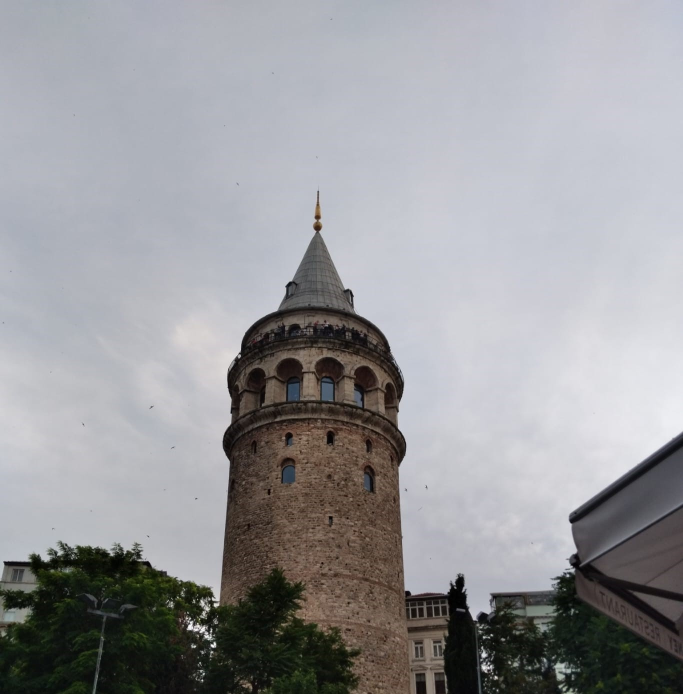
#> input picture Image processing/Image Processing - opnecv/Görüntü İşleme - spyder/Galata.jpeg, 1366 x 1388 px (shown at 1/2 size)
$ python 'resim_histogram_eşitleme.py'
#> lines starting #> are read from the running program, lines starting #| are printed output that depends on the picture
import cv2
import matplotlib.pyplot as plt

resim = cv2.imread("Galata.jpeg", 0)  # Gri renkte resmi yükle
#> resim: shape (1388, 1366); min 0, max 255, mean 152.5
resim = cv2.resize(resim, (646, 756))
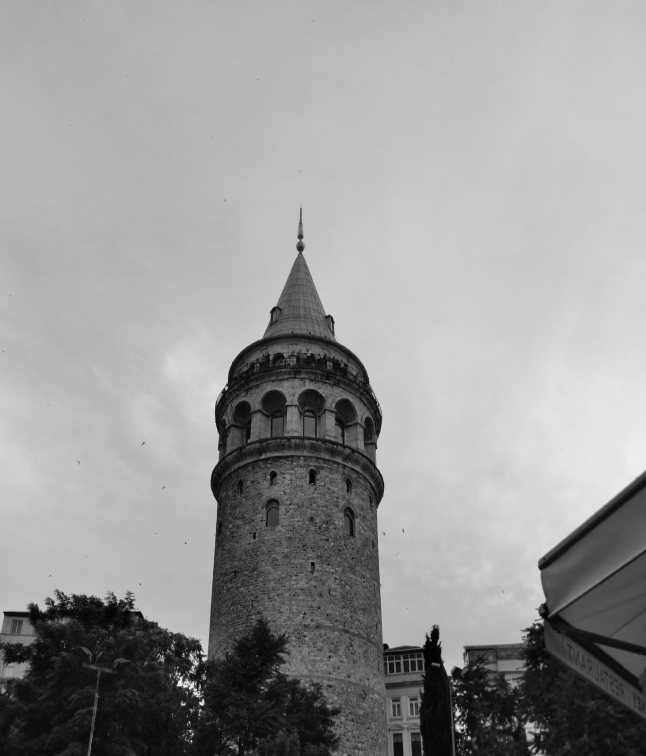
#> resim: shape (756, 646); min 0, max 251, mean 152.5

# Histogram eşitleme işlemi
resim_esitleme = cv2.equalizeHist(resim)
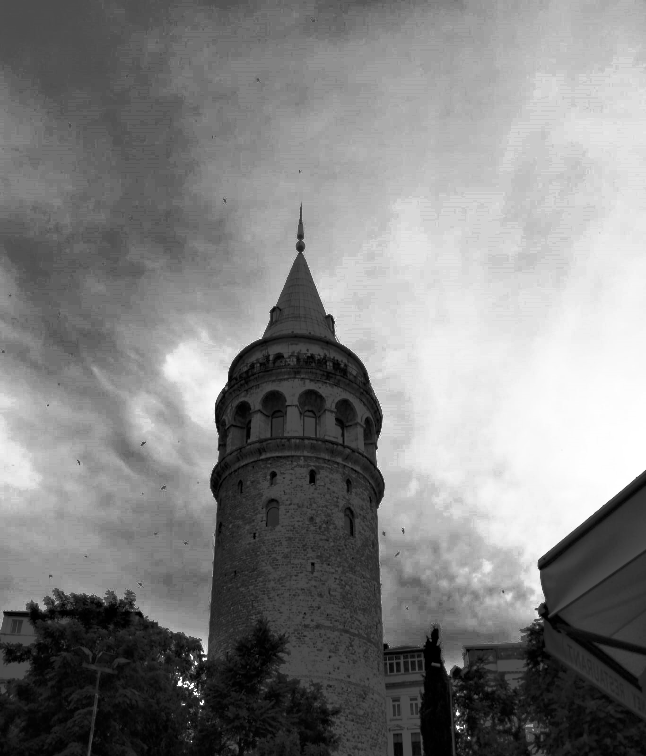
#> resim_esitleme: shape (756, 646); min 0, max 255, mean 129.2

# Orijinal ve eşitlenmiş görüntüyü göster
cv2.imshow("Orijinal Görüntü", resim)
cv2.imshow("Histogram Eşitlenmiş Görüntü", resim_esitleme)

# Gri tonlamalı histogramları göster
plt.hist(resim.flatten(), bins=256, range=[0, 256], color='blue', alpha=0.5, label='Orijinal Görüntü')
plt.hist(resim_esitleme.flatten(), bins=256, range=[0, 256], color='red', alpha=0.5, label='Eşitlenmiş Görüntü')
plt.legend(loc='upper right')
plt.title('Histogram Eşitleme')
plt.xlabel('Piksel Değeri')
plt.ylabel('Frekans')
plt.show()
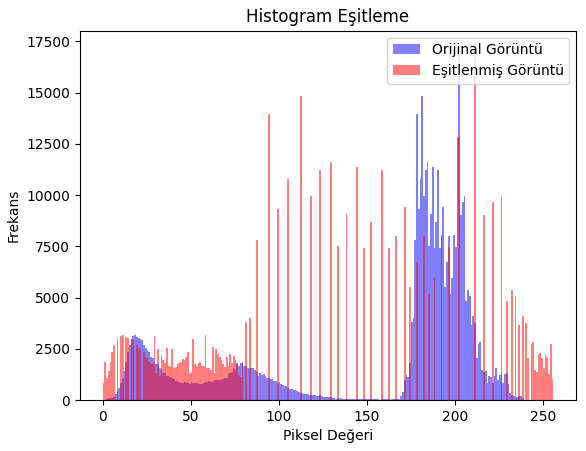
#> figure drawn by matplotlib, 1 panel; tallest bar 17162 high, from x = 202 to 203; tallest bar 17162 high, from x = 211 to 212

cv2.waitKey(0)
cv2.destroyAllWindows()

$ run again, with Image processing/Image Processing - opnecv/Görüntü İşleme - spyder/plaka.PNG saved as Image processing/Image Processing - opnecv/Görüntü İşleme - spyder/Galata.jpeg
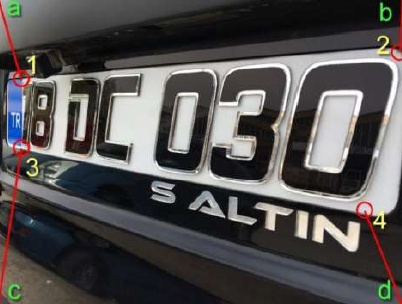
#> input picture Image processing/Image Processing - opnecv/Görüntü İşleme - spyder/plaka.PNG, 402 x 304 px
#> `resim_esitleme = cv2.equalizeHist(resim)`:
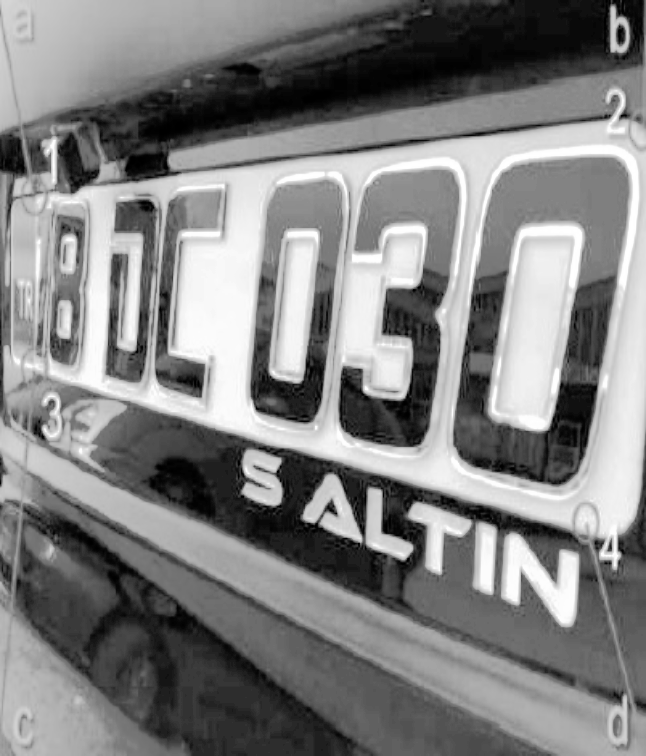
#> resim_esitleme: shape (756, 646); min 0, max 255, mean 128.5
#> `plt.show()`:
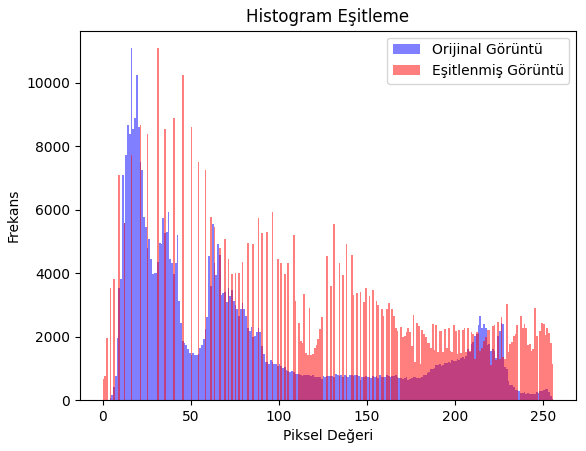
#> figure drawn by matplotlib, 1 panel; tallest bar 11085 high, from x = 16 to 17; tallest bar 11085 high, from x = 31 to 32
